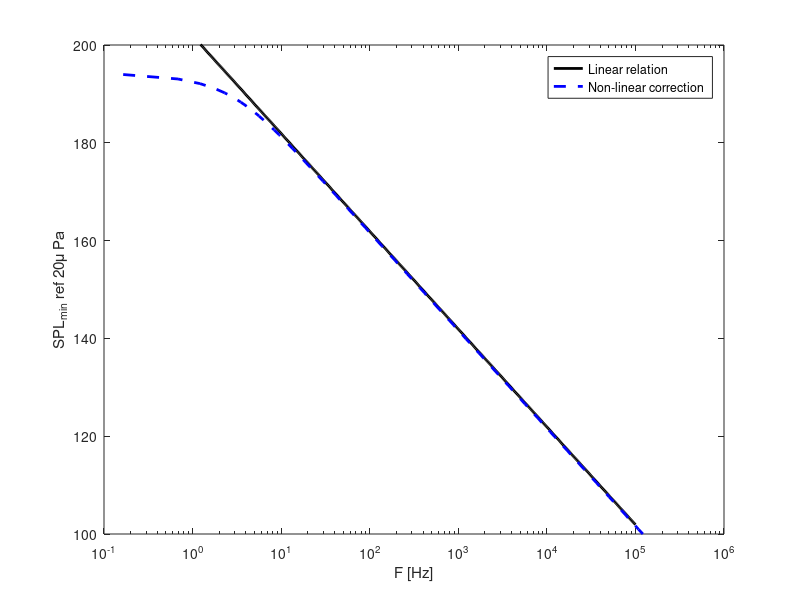

The MATLAB source for this figure:
clear; clc; close all;

%Constants
c=343; %Sound speed, m/s
R=287; %Specific gas constant, J/Kg K
T=298; %Temperature, K
Pref=20e-6; %Reference pressure, Pa
rho_amb=1.2; %Ambient density, Kg/m3
P_amb=103500;
gamma=1.4;

%Parameters of the Schlieren apparatus
lambda=532e-9; %Wavelength of light, m
a=1e-3; %size of the focal point, m
f2=80*25.4/1000; %Focal length of the mirror close to the knife-edge (m)
L=0.1; %Length of the schlieren object to be visualized

%Camera parameters
nBits=12; %Camera bit depth
Nlv=5; %Number of digitization levels accepted in the sine wave

%%
%Simple Calculations
G=2.2244e-4 * (1+(6.37132e-8 ./ lambda).^2);
n0=1+G*rho_amb; %Baseline index of refraction

F=logspace(0,5,500);
SPLmin=20*log10(((c*R*T)/(2*pi*Pref)) * (1/G) * (1./F) * (a/f2) * (n0/L) * Nlv) - 6.02*(nBits-1); %SPL as a function of frequency

%%
%Compressible calculations
Cmin=Nlv/(2^(nBits-1));
EpsilonMin=Cmin*a/f2;
dndxMin=EpsilonMin*n0/L;
dRhodxMin=dndxMin/G;

SPL=linspace(100,194,100);
PoPa=(10.^(SPL/20))*Pref/P_amb;
%NonlinearityFunctionPkPk=PoPa.*((1+PoPa).^(1+1/gamma)-(1-PoPa).^(1+1/gamma))./(1-PoPa.^2); wrong for some reason
NonlinearityFunctionPkPk=((1+PoPa).^(1+1/gamma)-(1-PoPa).^(1+1/gamma))./(1-PoPa.^2);

FudgeFactor=sqrt(gamma);
k_nonlinear=FudgeFactor*dRhodxMin*2*gamma./(rho_amb.*NonlinearityFunctionPkPk);
f_nonlinear=k_nonlinear*c/(2*pi);


%%
%Plotting
figure('Color','w')
semilogx(F,SPLmin,'k-','linewidth',2);
hold on;
semilogx(f_nonlinear,SPL,'b--','linewidth',2);

xlabel('F [Hz]');
ylabel('SPL_{min} ref 20\mu Pa','interpreter','tex')
ylim([100 200])
legend('Linear relation','Non-linear correction');

